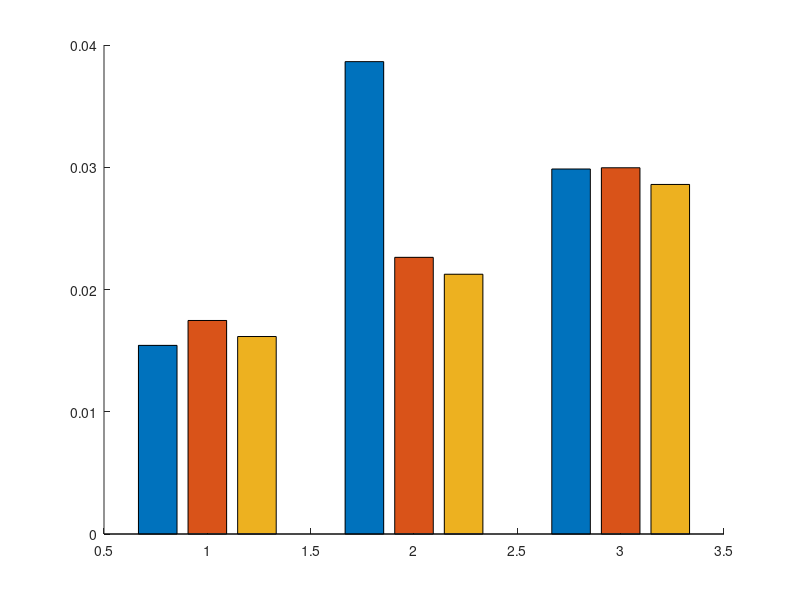

This figure's MATLAB source: (Note: this script raises an error after producing the figure.)
clear;
close all;

load('gp_cv_nogroup_result_bettersample.mat');
gp_mean_rmse = mean(rmse);
gp_std_rmse = std(rmse);

% load('gp_cv_nogroup_result_half.mat');
% gp_mean_rmse = nogroup_rmse_mean;
% gp_std_rmse = nogroup_rmse_std;

%load('gp_cv_group.mat');
load('gp_cv_group_gmm4.mat');
free_rmse_mean_full_feat = free_rmse_mean;
free_rmse_std_full_feat = free_rmse_std;
cont_rmse_mean_full_feat = cont_rmse_mean;
cont_rmse_std_full_feat = cont_rmse_std;

load('gp_cv_group_gmm4_lessfeat.mat');
free_rmse_mean_less_feat = free_rmse_mean;
free_rmse_std_less_feat = free_rmse_std;
cont_rmse_mean_less_feat = cont_rmse_mean;
cont_rmse_std_less_feat = cont_rmse_std;

mean_rmse_group_fs = mean([free_rmse_mean_less_feat;cont_rmse_mean_full_feat]);
std_rmse_group_fs = mean([free_rmse_std_less_feat;cont_rmse_std_full_feat]);

mean_rmse_group = mean([free_rmse_mean_full_feat;cont_rmse_mean_full_feat]);
std_rmse_group = mean([free_rmse_std_full_feat;cont_rmse_std_full_feat]);

% mean_rmse = [free_rmse_mean;cont_rmse_mean;gp_mean_rmse];
% std_rmse = [free_rmse_std;cont_rmse_std;gp_std_rmse];

mean_rmse = [gp_mean_rmse;mean_rmse_group;mean_rmse_group_fs];
std_rmse = [gp_std_rmse;std_rmse_group;std_rmse_group_fs];


theta_scale = 10;
mean_rmse(:,3) = mean_rmse(:,3)/theta_scale;
std_rmse(:,3) = std_rmse(:,3)/theta_scale; 

% load('gp_cv_group_gmm5.mat');
% mean_rmse = [free_rmse_mean;cont_rmse_mean;gp_mean_rmse];
% std_rmse = [free_rmse_std;cont_rmse_std;gp_std_rmse];

figure
hold on
hb = bar(1:3,mean_rmse');
% For each set of bars, find the centers of the bars, and write error bars
pause(0.1); %pause allows the figure to be created
for ib = 1:numel(hb)
    %XData property is the tick labels/group centers; XOffset is the offset
    %of each distinct group
    xData = hb(ib).XData+hb(ib).XOffset;
    errorbar(xData,mean_rmse(ib,:),std_rmse(ib,:),'k.')
end

hb(1).FaceColor = [1 0 0];
hb(2).FaceColor = [0.0 1 0];
hb(3).FaceColor = [0.0 0 1];

Labels = {'y_p', 'z_p','theta'};
set(gca, 'XTick', 1:3, 'XTickLabel', Labels);

legend('Without hierarchical','Hierarchical modeling','Hierarchical with selected features','Location','northwest');
title('RMSE of Forward Affordance Prediction Models');

y_lim = get(gca,'ylim');
ylabel('meter');
box off
% Create second Y axes on the right.
a2 = axes('YAxisLocation', 'Right');
% Hide second plot.
set(a2, 'color', 'none');
set(a2, 'XTick', []);
% Set scala for second Y.
set(a2, 'YLim', [y_lim(1)*theta_scale y_lim(2)*theta_scale]);
ylabel('radian');